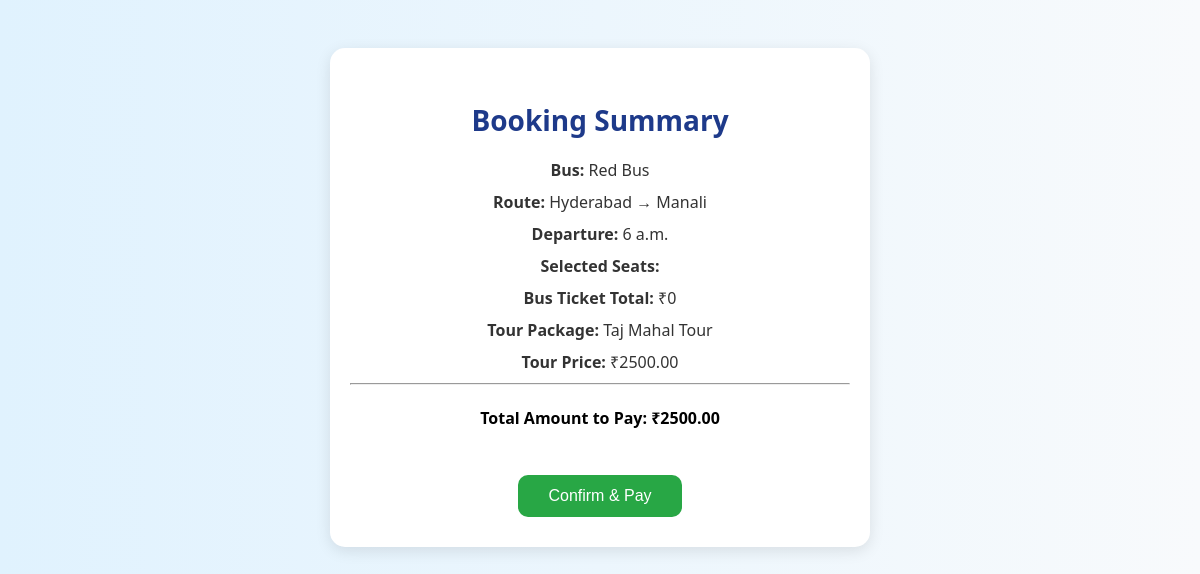
The app's page /booking-summary/ (signed in) with its own data.
### Travel/models.py (models this page shows, shortened)
class Bus(models.Model):
    operator = models.CharField(max_length=100)
    source = models.CharField(max_length=100)
    destination = models.CharField(max_length=100)
    departure_time = models.TimeField()
    arrival_time = models.TimeField()
    price = models.DecimalField(max_digits=6, decimal_places=2)

class Tour(models.Model):
    name = models.CharField(max_length=200)
    location = models.CharField(max_length=200)
    image = models.ImageField(upload_to='tour_images/')
    price = models.DecimalField(max_digits=8, decimal_places=2)
    duration = models.CharField(max_length=50)
    most_visited = models.BooleanField(default=False)

### Travel/views.py (the view)
# urls.py: path('booking-summary/', views.booking_summary, name='booking_summary'),
def booking_summary(request):
    seat_ids = request.session.get('selected_seat_ids', [])
    seat_numbers = request.session.get('selected_seat_numbers', [])
    bus_id = request.session.get('bus_id')
    tour_id = request.session.get('tour_id')
    total_price = Decimal(str(request.session.get('total_price', 0)))
    bus = get_object_or_404(Bus, id=bus_id)
    tour = get_object_or_404(Tour, id=tour_id)
    tour_price = tour.price  # Already a Decimal
    grand_total = total_price + tour_price
    return render(request, 'booking_summary.html', {
        'bus': bus,
        'selected_seats': ', '.join(seat_numbers),
        'total_price': total_price,
        'tour': tour,
        'tour_price': tour_price,
        'grand_total': grand_total
    })

### Travel/templates/booking_summary.html (shortened to what this page needs)
{% load static %}
<!DOCTYPE html>
<html>
<head>
</head>
<body>
    <div class="summary-box">
        <h2>Booking Summary</h2>
        <p><strong>Bus:</strong> {{ bus.operator }}</p>
        <p><strong>Route:</strong> {{ bus.source }} → {{ bus.destination }}</p>
        <p><strong>Departure:</strong> {{ bus.departure_time }}</p>
        <p><strong>Selected Seats:</strong> {{ selected_seats }}</p>
        <p><strong>Bus Ticket Total:</strong> ₹{{ total_price }}</p>
        <p><strong>Tour Package:</strong> {{ tour.name }}</p>
        <p><strong>Tour Price:</strong> ₹{{ tour_price }}</p>
        <hr>
        <h4><strong>Total Amount to Pay:</strong> ₹{{ grand_total }}</h4>
        <form method="post" action="{% url 'payment_form' %}">
            <button type="submit">Confirm & Pay</button>
        </form>
    </div>
</body>
</html>

### Travel/templates/booking_summary.html (style rules this page uses)
body { font-family: 'Segoe UI', sans-serif; background: linear-gradient(to right, #e0f2fe, #f8fafc); padding: 40px; text-align: center; }
.summary-box { max-width: 500px; margin: auto; padding: 30px 20px; background-color: #ffffff; border-radius: 15px; box-shadow: 0 4px 15px rgba(0, 0, 0, 0.1); }
.summary-box h2 { margin-bottom: 20px; color: #1e3a8a; font-size: 28px; }
.summary-box p { font-size: 16px; margin: 10px 0; color: #333; }
button { margin-top: 25px; padding: 12px 30px; background: #28a745; color: white; border: none; border-radius: 10px; font-size: 16px; cursor: pointer; transition: background 0.3s ease; }

### records on screen
Bus: operator "Red Bus", source "Hyderabad", destination "Manali", departure_time "6 a.m."
Tour: name "Taj Mahal Tour", price "2500.00"

### other values on screen
{{ total_price }} "0"
{{ grand_total }} "2500.00"
